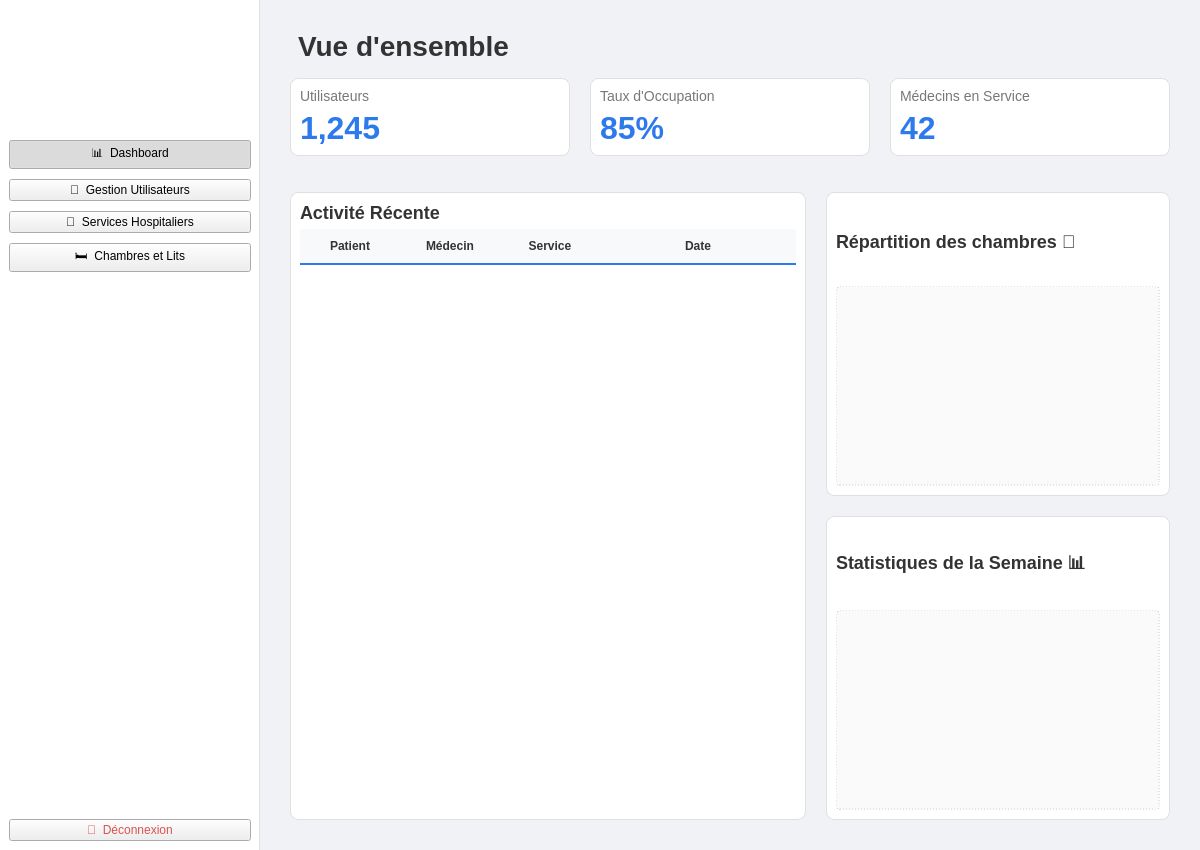
<?xml version="1.0" encoding="UTF-8"?>
<ui version="4.0">
 <class>AdminDashboard</class>
 <widget class="QMainWindow" name="AdminDashboard">
  <property name="geometry">
   <rect>
    <x>0</x>
    <y>0</y>
    <width>1200</width>
    <height>850</height>
   </rect>
  </property>
  <property name="windowTitle">
   <string>Hôpital Manager - Admin</string>
  </property>
  <property name="styleSheet">
   <string notr="true">/* --- STYLE GLOBAL --- */
QMainWindow { background-color: #f0f2f5; }
QWidget { font-family: &quot;Segoe UI&quot;, sans-serif; }

/* --- SIDEBAR --- */
QFrame#frame_sidebar { background-color: white; border-right: 1px solid #e0e0e0; }
QLabel#label_app_name { color: #2d7aed; font-weight: bold; font-size: 20px; padding: 10px; }

/* BOUTONS SIDEBAR - CORRIGÉ */
QPushButton[class=&quot;SidebarBtn&quot;] { 
	text-align: left; 
	padding: 12px 20px; 
	border: none; 
	background-color: transparent; 
	font-size: 15px; 
	color: #555; 
	border-radius: 5px; 
	margin: 2px 10px; 
}
QPushButton[class=&quot;SidebarBtn&quot;]:hover { background-color: #f5f7fa; color: #2d7aed; }
QPushButton[class=&quot;SidebarBtn&quot;]:checked { background-color: #e6f0ff; color: #2d7aed; font-weight: bold; }

/* --- CARTES - CORRIGÉ --- */
QFrame[class=&quot;Card&quot;] { background-color: white; border-radius: 8px; border: 1px solid #e0e0e0; }

/* LABELS STATISTIQUES - CORRIGÉ */
QLabel[class=&quot;StatValue&quot;] { font-size: 32px; font-weight: bold; color: #2d7aed; }
QLabel[class=&quot;StatLabel&quot;] { color: #777; font-size: 14px; }
QLabel[class=&quot;SectionTitle&quot;] { font-size: 18px; font-weight: bold; color: #333; }

/* --- TABLEAU --- */
QTableWidget { 
    background-color: white; 
    border: none; 
    gridline-color: #f0f0f0; 
    selection-background-color: #e6f0ff; 
    selection-color: #2d7aed; 
    color: #333333;
}

QHeaderView::section { 
    background-color: #f8f9fa;
    padding: 8px; 
    border: none; 
    border-bottom: 2px solid #2d7aed;
    font-weight: bold; 
    color: #333333;
}

QTableWidget::item {
    padding: 5px;
}

/* Style temporaire pour les placeholders */
QWidget#chart_placeholder, QWidget#doughnut_placeholder {
    background-color: #fafafa;
    border: 1px dashed #d0d0d0;
    border-radius: 4px;
}
</string>
  </property>
  <widget class="QWidget" name="centralwidget">
   <layout class="QHBoxLayout" name="horizontalLayout_main">
    <property name="spacing">
     <number>0</number>
    </property>
    <property name="leftMargin">
     <number>0</number>
    </property>
    <property name="topMargin">
     <number>0</number>
    </property>
    <property name="rightMargin">
     <number>0</number>
    </property>
    <property name="bottomMargin">
     <number>0</number>
    </property>
    <item>
     <widget class="QFrame" name="frame_sidebar">
      <property name="minimumSize">
       <size>
        <width>260</width>
        <height>0</height>
       </size>
      </property>
      <property name="maximumSize">
       <size>
        <width>260</width>
        <height>16777215</height>
       </size>
      </property>
      <property name="frameShape">
       <enum>QFrame::Shape::NoFrame</enum>
      </property>
      <layout class="QVBoxLayout" name="verticalLayout_sidebar">
       <property name="spacing">
        <number>10</number>
       </property>
       <property name="topMargin">
        <number>30</number>
       </property>
       <item alignment="Qt::AlignmentFlag::AlignHCenter">
        <widget class="QLabel" name="label_app_name">
         <property name="sizePolicy">
          <sizepolicy hsizetype="Preferred" vsizetype="Preferred">
           <horstretch>0</horstretch>
           <verstretch>0</verstretch>
          </sizepolicy>
         </property>
         <property name="minimumSize">
          <size>
           <width>70</width>
           <height>70</height>
          </size>
         </property>
         <property name="maximumSize">
          <size>
           <width>100</width>
           <height>100</height>
          </size>
         </property>
         <property name="styleSheet">
          <string notr="true"/>
         </property>
         <property name="text">
          <string/>
         </property>
         <property name="scaledContents">
          <bool>true</bool>
         </property>
         <property name="alignment">
          <set>Qt::AlignmentFlag::AlignCenter</set>
         </property>
        </widget>
       </item>
       <item>
        <spacer name="verticalSpacer_top_menu">
         <property name="orientation">
          <enum>Qt::Orientation::Vertical</enum>
         </property>
         <property name="sizeType">
          <enum>QSizePolicy::Policy::Fixed</enum>
         </property>
         <property name="sizeHint" stdset="0">
          <size>
           <width>20</width>
           <height>30</height>
          </size>
         </property>
        </spacer>
       </item>
       <item>
        <widget class="QPushButton" name="btn_menu_dashboard">
         <property name="text">
          <string>📊  Dashboard</string>
         </property>
         <property name="checkable">
          <bool>true</bool>
         </property>
         <property name="checked">
          <bool>true</bool>
         </property>
         <property name="class" stdset="0">
          <string>SidebarBtn</string>
         </property>
        </widget>
       </item>
       <item>
        <widget class="QPushButton" name="btn_menu_users">
         <property name="text">
          <string>👥  Gestion Utilisateurs</string>
         </property>
         <property name="checkable">
          <bool>true</bool>
         </property>
         <property name="class" stdset="0">
          <string>SidebarBtn</string>
         </property>
        </widget>
       </item>
       <item>
        <widget class="QPushButton" name="btn_menu_services">
         <property name="text">
          <string>💉  Services Hospitaliers</string>
         </property>
         <property name="checkable">
          <bool>true</bool>
         </property>
         <property name="class" stdset="0">
          <string>SidebarBtn</string>
         </property>
        </widget>
       </item>
       <item>
        <widget class="QPushButton" name="btn_menu_rooms">
         <property name="text">
          <string>🛏️  Chambres et Lits</string>
         </property>
         <property name="checkable">
          <bool>true</bool>
         </property>
         <property name="class" stdset="0">
          <string>SidebarBtn</string>
         </property>
        </widget>
       </item>
       <item>
        <spacer name="verticalSpacer_sidebar">
         <property name="orientation">
          <enum>Qt::Orientation::Vertical</enum>
         </property>
         <property name="sizeHint" stdset="0">
          <size>
           <width>20</width>
           <height>40</height>
          </size>
         </property>
        </spacer>
       </item>
       <item>
        <widget class="QPushButton" name="btn_logout">
         <property name="styleSheet">
          <string notr="true">color: #d9534f;</string>
         </property>
         <property name="text">
          <string>🚪  Déconnexion</string>
         </property>
         <property name="class" stdset="0">
          <string>SidebarBtn</string>
         </property>
        </widget>
       </item>
      </layout>
     </widget>
    </item>
    <item>
     <widget class="QStackedWidget" name="stackedWidget">
      <property name="currentIndex">
       <number>0</number>
      </property>
      <widget class="QWidget" name="page_dashboard">
       <layout class="QVBoxLayout" name="verticalLayout_dash">
        <property name="leftMargin">
         <number>30</number>
        </property>
        <property name="topMargin">
         <number>30</number>
        </property>
        <property name="rightMargin">
         <number>30</number>
        </property>
        <property name="bottomMargin">
         <number>30</number>
        </property>
        <item>
         <widget class="QLabel" name="label_page_title">
          <property name="styleSheet">
           <string notr="true">font-size: 28px; font-weight: bold; color: #333; margin-bottom: 10px;</string>
          </property>
          <property name="text">
           <string>Vue d'ensemble</string>
          </property>
         </widget>
        </item>
        <item>
         <layout class="QHBoxLayout" name="horizontalLayout_stats">
          <property name="spacing">
           <number>20</number>
          </property>
          <item>
           <widget class="QFrame" name="frame_stat_1">
            <property name="styleSheet">
             <string notr="true">QFrame#frame_stat_1 {
    background-color: white;
    border: 1px solid #e0e0e0;
    border-radius: 8px;
}</string>
            </property>
            <property name="frameShape">
             <enum>QFrame::Shape::StyledPanel</enum>
            </property>
            <property name="class" stdset="0">
             <string>Card</string>
            </property>
            <layout class="QVBoxLayout" name="verticalLayout_s1">
             <item>
              <widget class="QLabel" name="label_s1_t">
               <property name="styleSheet">
                <string notr="true">color: #777; font-size: 14px;</string>
               </property>
               <property name="text">
                <string>Utilisateurs</string>
               </property>
               <property name="class" stdset="0">
                <string>StatLabel</string>
               </property>
              </widget>
             </item>
             <item>
              <widget class="QLabel" name="label_s1_v">
               <property name="styleSheet">
                <string notr="true">font-size: 32px; font-weight: bold; color: #2d7aed;</string>
               </property>
               <property name="text">
                <string>1,245</string>
               </property>
               <property name="class" stdset="0">
                <string>StatValue</string>
               </property>
              </widget>
             </item>
            </layout>
           </widget>
          </item>
          <item>
           <widget class="QFrame" name="frame_stat_2">
            <property name="styleSheet">
             <string notr="true">QFrame#frame_stat_2 {
    background-color: white;
    border: 1px solid #e0e0e0;
    border-radius: 8px;
}</string>
            </property>
            <property name="frameShape">
             <enum>QFrame::Shape::StyledPanel</enum>
            </property>
            <property name="class" stdset="0">
             <string>Card</string>
            </property>
            <layout class="QVBoxLayout" name="verticalLayout_s2">
             <item>
              <widget class="QLabel" name="label_s2_t">
               <property name="styleSheet">
                <string notr="true">color: #777; font-size: 14px;</string>
               </property>
               <property name="text">
                <string>Taux d'Occupation</string>
               </property>
               <property name="class" stdset="0">
                <string>StatLabel</string>
               </property>
              </widget>
             </item>
             <item>
              <widget class="QLabel" name="label_s2_v">
               <property name="styleSheet">
                <string notr="true">font-size: 32px; font-weight: bold; color: #2d7aed;</string>
               </property>
               <property name="text">
                <string>85%</string>
               </property>
               <property name="class" stdset="0">
                <string>StatValue</string>
               </property>
              </widget>
             </item>
            </layout>
           </widget>
          </item>
          <item>
           <widget class="QFrame" name="frame_stat_3">
            <property name="styleSheet">
             <string notr="true">QFrame#frame_stat_3 {
    background-color: white;
    border: 1px solid #e0e0e0;
    border-radius: 8px;
}</string>
            </property>
            <property name="frameShape">
             <enum>QFrame::Shape::StyledPanel</enum>
            </property>
            <property name="class" stdset="0">
             <string>Card</string>
            </property>
            <layout class="QVBoxLayout" name="verticalLayout_s3">
             <item>
              <widget class="QLabel" name="label_s3_t">
               <property name="styleSheet">
                <string notr="true">color: #777; font-size: 14px;</string>
               </property>
               <property name="text">
                <string>Médecins en Service</string>
               </property>
               <property name="class" stdset="0">
                <string>StatLabel</string>
               </property>
              </widget>
             </item>
             <item>
              <widget class="QLabel" name="label_s3_v">
               <property name="styleSheet">
                <string notr="true">font-size: 32px; font-weight: bold; color: #2d7aed;</string>
               </property>
               <property name="text">
                <string>42</string>
               </property>
               <property name="class" stdset="0">
                <string>StatValue</string>
               </property>
              </widget>
             </item>
            </layout>
           </widget>
          </item>
         </layout>
        </item>
        <item>
         <spacer name="verticalSpacer_mid">
          <property name="orientation">
           <enum>Qt::Orientation::Vertical</enum>
          </property>
          <property name="sizeType">
           <enum>QSizePolicy::Policy::Fixed</enum>
          </property>
          <property name="sizeHint" stdset="0">
           <size>
            <width>20</width>
            <height>30</height>
           </size>
          </property>
         </spacer>
        </item>
        <item>
         <layout class="QHBoxLayout" name="horizontalLayout_bottom_section" stretch="3,2">
          <property name="spacing">
           <number>20</number>
          </property>
          <item>
           <widget class="QFrame" name="frame_table_container">
            <property name="styleSheet">
             <string notr="true">QFrame#frame_table_container {
    background-color: white;
    border: 1px solid #e0e0e0;
    border-radius: 8px;
}</string>
            </property>
            <property name="frameShape">
             <enum>QFrame::Shape::StyledPanel</enum>
            </property>
            <property name="class" stdset="0">
             <string>Card</string>
            </property>
            <layout class="QVBoxLayout" name="verticalLayout_table">
             <item>
              <widget class="QLabel" name="label_table_title">
               <property name="styleSheet">
                <string notr="true">font-size: 18px; font-weight: bold; color: #333;</string>
               </property>
               <property name="text">
                <string>Activité Récente</string>
               </property>
               <property name="class" stdset="0">
                <string>SectionTitle</string>
               </property>
              </widget>
             </item>
             <item>
              <widget class="QTableWidget" name="tableWidget_appointments">
               <property name="frameShape">
                <enum>QFrame::Shape::NoFrame</enum>
               </property>
               <property name="alternatingRowColors">
                <bool>true</bool>
               </property>
               <property name="selectionBehavior">
                <enum>QAbstractItemView::SelectionBehavior::SelectRows</enum>
               </property>
               <attribute name="horizontalHeaderStretchLastSection">
                <bool>true</bool>
               </attribute>
               <column>
                <property name="text">
                 <string>Patient</string>
                </property>
               </column>
               <column>
                <property name="text">
                 <string>Médecin</string>
                </property>
               </column>
               <column>
                <property name="text">
                 <string>Service</string>
                </property>
               </column>
               <column>
                <property name="text">
                 <string>Date</string>
                </property>
               </column>
              </widget>
             </item>
            </layout>
           </widget>
          </item>
          <item>
           <layout class="QVBoxLayout" name="verticalLayout_right_column">
            <property name="spacing">
             <number>20</number>
            </property>
            <item>
             <widget class="QFrame" name="frame_doughnut_container">
              <property name="styleSheet">
               <string notr="true">QFrame#frame_doughnut_container {
    background-color: white;
    border: 1px solid #e0e0e0;
    border-radius: 8px;
}</string>
              </property>
              <property name="frameShape">
               <enum>QFrame::Shape::StyledPanel</enum>
              </property>
              <layout class="QVBoxLayout" name="verticalLayout_doughnut">
               <item>
                <widget class="QLabel" name="label_doughnut_title">
                 <property name="styleSheet">
                  <string notr="true">font-size: 18px; font-weight: bold; color: #333;</string>
                 </property>
                 <property name="text">
                  <string>Répartition des chambres 🏨</string>
                 </property>
                </widget>
               </item>
               <item>
                <widget class="QWidget" name="doughnut_placeholder" native="true">
                 <property name="minimumSize">
                  <size>
                   <width>0</width>
                   <height>200</height>
                  </size>
                 </property>
                </widget>
               </item>
              </layout>
             </widget>
            </item>
            <item>
             <widget class="QFrame" name="frame_chart_container">
              <property name="styleSheet">
               <string notr="true">QFrame#frame_chart_container {
    background-color: white;
    border: 1px solid #e0e0e0;
    border-radius: 8px;
}</string>
              </property>
              <property name="frameShape">
               <enum>QFrame::Shape::StyledPanel</enum>
              </property>
              <property name="class" stdset="0">
               <string>Card</string>
              </property>
              <layout class="QVBoxLayout" name="verticalLayout_chart">
               <item>
                <widget class="QLabel" name="label_chart_title">
                 <property name="styleSheet">
                  <string notr="true">font-size: 18px; font-weight: bold; color: #333;</string>
                 </property>
                 <property name="text">
                  <string>Statistiques de la Semaine 📊</string>
                 </property>
                 <property name="class" stdset="0">
                  <string>SectionTitle</string>
                 </property>
                </widget>
               </item>
               <item>
                <widget class="QWidget" name="chart_placeholder" native="true">
                 <property name="minimumSize">
                  <size>
                   <width>300</width>
                   <height>200</height>
                  </size>
                 </property>
                </widget>
               </item>
              </layout>
             </widget>
            </item>
           </layout>
          </item>
         </layout>
        </item>
       </layout>
      </widget>
     </widget>
    </item>
   </layout>
  </widget>
 </widget>
 <resources/>
 <connections/>
</ui>
